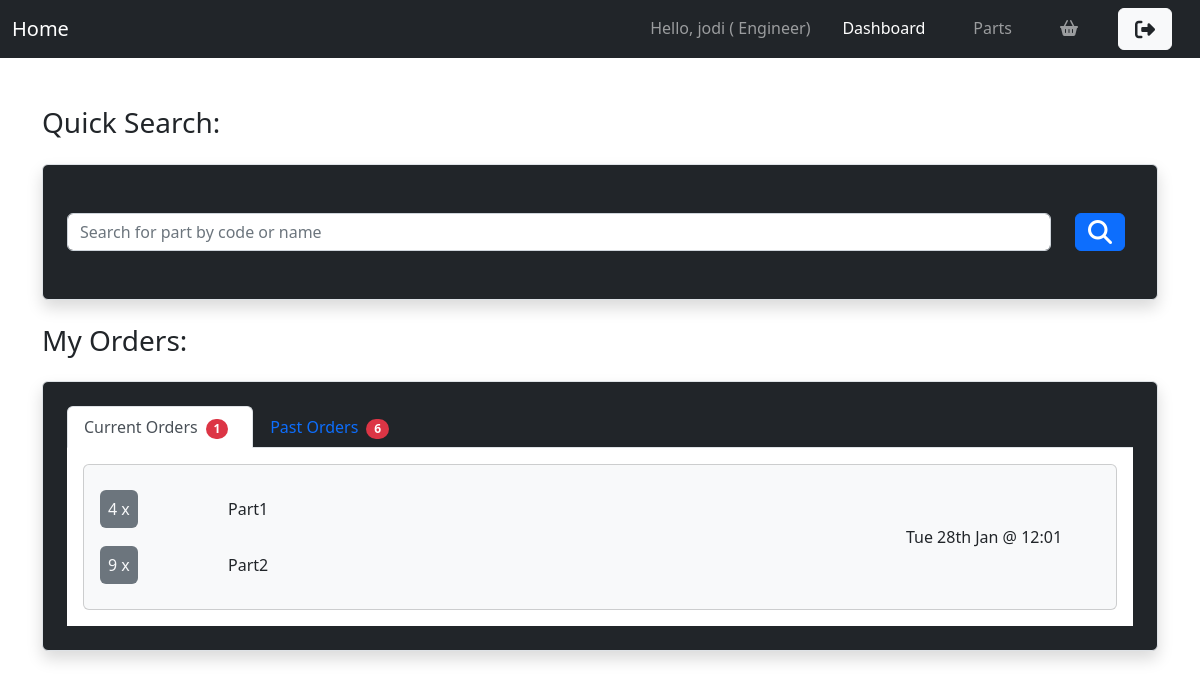
Before: /parts/dashboard/ (signed in) with the older database file.
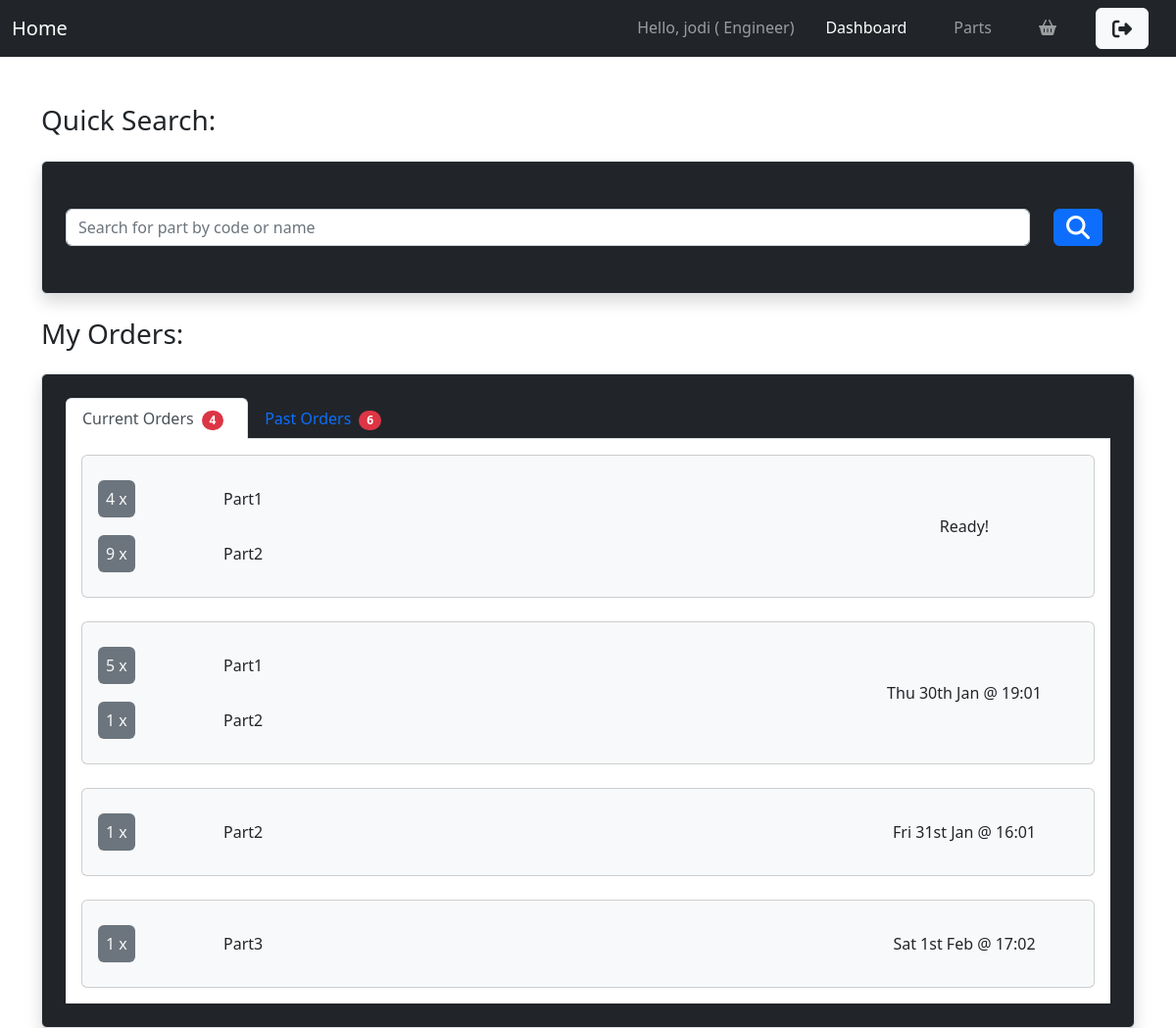
After: the same page with the newer database file.
### users/models.py (models this page shows, shortened)
class Profile(models.Model):
    USER_GROUPS = [
        ('engineer', 'Engineer'),
        ('store_manager', 'Store Manager'),
    ]
    user = models.OneToOneField(User, on_delete=models.CASCADE)
    user_group = models.CharField(max_length=100, choices=USER_GROUPS, default='engineer') #default to engineer

### orders/models.py (models this page shows)
class OrderItem(models.Model):
    order = models.ForeignKey(Order, on_delete=models.CASCADE, related_name='items')
    part = models.ForeignKey(Part, on_delete=models.CASCADE)
    quantity = models.PositiveIntegerField(default=1)

class Order(models.Model):
    STATUS_CHOICES = [
        ('in_progress', 'In Progress'),
        ('ready', 'Ready for Collection'),
        ('collected', 'Collected'),
    ]
    user = models.ForeignKey(User, on_delete=models.CASCADE, related_name='order')
    created_at = models.DateTimeField(auto_now_add=True)
    collection_datetime = models.DateTimeField()
    status = models.CharField(max_length=50, choices=STATUS_CHOICES, default='in_progress')

### parts/models.py (models this page shows, shortened)
class Part(models.Model):
    code = models.CharField(max_length=50, unique=True)
    name = models.CharField(max_length=100)
    num_in_stock = models.PositiveIntegerField(default=0)
    low_stock_warning = models.PositiveIntegerField(default=0)
    location = models.CharField(max_length=10, help_text="Format: AB-A-5")

### parts/views.py (the view)
# urls.py: path('', BasketDetailView.as_view(), name='basket-home')
@login_required
def home(request):
    if request.user.profile.user_group == 'store_manager':
        messages.warning(request, "You do not have permission to access the Engineers Dashboard")
        return redirect('login-success')
    search_value = request.GET.get('searchVal')
    if search_value:
        return redirect(f"{reverse('parts-list')}?searchVal={search_value}")
    past_orders = []
    current_orders = []
    orders = Order.objects.filter(user = request.user)
    for order in orders:
        if order.status == 'collected':
            past_orders.append(order)
        else:
            current_orders.append(order)
    context = {
        'title': 'Home',
        'past_orders': past_orders,
        'current_orders': current_orders,
        'past_orders_count': len(past_orders), # Count number of past orders
        'current_orders_count': len(current_orders) # Count number of current orders
    }
    return render(request, 'parts/home.html', context)

### parts/templates/parts/home.html (shortened to what this page needs)
{% extends "parts/base.html" %}
{% block content %}
    <h3 class="my-4">Quick Search:</h3>
    <div class="px-4 py-5 w-100 bg-dark text-light border rounded shadow">
        <form method="get">
            <div class="form-group d-flex justify-content-between align-items-center">
                <input type="text" name="searchVal" class="form-control me-4 input" placeholder="Search for part by code or name" value="{{ search_value }}">
                <button type="submit" class="btn btn-primary me-2"><i class="fa-solid fa-magnifying-glass fa-xl"></i></button>
            </div>
        </form>
    </div>
    <h3 class="my-4">My Orders:</h3>
    <div class="p-4 w-100 bg-dark text-light border rounded shadow myOrders">
        <ul class="nav nav-tabs" id="projectsTabs" role="tablist">
            <li class="nav-item" role="presentation">
                <button class="nav-link active" id="current-tab" data-bs-toggle="tab" data-bs-target="#current" type="button" role="tab" aria-controls="current" aria-selected="true">Current Orders<span class="badge rounded-pill bg-danger mx-2">{{ current_orders_count }}</span></button>
            </li>
            <li class="nav-item" role="presentation">
                <button class="nav-link" id="past-tab" data-bs-toggle="tab" data-bs-target="#past" type="button" role="tab" aria-controls="past" aria-selected="false">Past Orders<span class="badge rounded-pill bg-danger mx-2">{{ past_orders_count }}</span></button>
            </li>
        </ul>
        <div class="tab-content p-3 bg-white text-dark" id="myHomeTabContent">
            <div class="tab-pane fade show active" id="current" role="tabpanel" aria-labelledby="current-tab">
                <div class="row row-cols-1 g-4">
                    {% if current_orders %}
                        {% for order in current_orders %}
                            <div class="col">
                                <div class="card h-100 text-dark bg-light">
                                    <div class="card-body">
                                        <div class="row">
                                            <div class="col-9">
                                                {% if order.items.all %}
                                                    {% for item in order.items.all %}
                                                        <div class="row py-3">
                                                            <div class="col-4 col-lg-2">
                                                                <span class="bg-secondary text-light rounded p-2">{{ item.quantity }} x</span>
                                                            </div>
                                                            <div class="col-8 col-lg-10">
                                                                <span>{{ item.part.name }}</span>
                                                            </div>
                                                        </div>
                                                    {% endfor %}
                                                {% else %}
                                                    <p>No items in this order.</p>
                                                {% endif %}
                                            </div>
                                            <div class="col-3 d-flex align-items-center justify-content-center">
                                                <span>
                                                    {% if order.status == 'in_progress' %}
                                                        {{ order.collection_datetime|date:"D jS M @ H:m" }}
                                                    {% elif order.status == 'ready' %}
                                                        Ready!
                                                    {% endif %}
                                                </span>
                                            </div>
                                        </div>
                                    </div>
                                </div>
                            </div>
                        {% endfor %}
                    {% else %}
                        <p>You have no current orders..</p>
                    {% endif %}
                </div>
            </div>
        </div>
    </div>
{% endblock content %}

### parts/templates/parts/base.html (shortened to what this page needs)
<!DOCTYPE html>
<html lang="en">
<head>
    <link href="https://cdn.jsdelivr.net/npm/bootstrap@5.2.3/dist/css/bootstrap.min.css" rel="stylesheet">
    {% load static %}
    <link rel="stylesheet" href="{% static 'css/style.css' %}">
</head>
<body>
    <nav class="navbar navbar-expand-lg navbar-dark bg-dark mb-5" id="menu">
        <div class="container-fluid">
            <a class="navbar-brand" href="{% url 'login-success' %}">Home</a>
            <div class="collapse navbar-collapse justify-content-end" id="navbarNavDropdown">
                <ul class="navbar-nav text-center">
                    {% if user.is_authenticated %}
                        <span class="navbar-text mx-2">Hello, {{ user.username }} ( {{ user.profile.get_user_group_display  }})</span>
                        {% if user.profile.user_group == 'engineer' %}
                            <li class="nav-item mx-3">
                                <a class="nav-link {% if request.resolver_match.url_name == 'parts-home' %}active{% endif %}" href="{% url 'parts-home' %}">Dashboard</a>
                            </li>
                        {% endif %}
                        <li class="nav-item mx-3">
                            <a class="nav-link {% if request.resolver_match.url_name == 'parts-list' %}active{% endif %}" href="{% url 'parts-list' %}">Parts</a>
                        </li>
                        {% if user.profile.user_group == 'engineer' %}
                            <li class="nav-item mx-3">
                                <a class="nav-link {% if request.resolver_match.url_name == 'basket-home' %}active{% endif %}" href="{% url 'basket-home' %}"><i class="fa-solid fa-basket-shopping"></i></a>
                            </li>
                        {% endif %}
                        <form method="POST" action="{% url 'logout' %}" class="form-inline nav-item d-flex align-items-center">
                            <button type="submit" class="btn btn-logout nav-link btn-light text-dark mx-3 px-3">
                                <i class="fa-solid fa-right-from-bracket fa-lg"></i>
                            </button>
                        </form>
                    {% endif %}
                </ul>
            </div>
        </div>
    </nav>
    <div class="container">
        {% block content %}{% endblock %}
    </div>
</body>
</html>

### static/css/style.css (style rules this page uses)
body { font-size: 1em; }
.btn { font-size: 0.9em; }
.input, .myOrders, .parts, .basket { font-size: 0.8em; }
@media (min-width: 600px) { .input, .myOrders, .parts, .basket { font-size: 1em; } }
@media (min-width: 600px) { .btn { font-size: 1em; } }

Changed rows visible on the page:
changed Order (number 1 of 4 on the later page): collection_datetime "Tue 28th Jan @ 12:01" → (not shown); now shows "Ready!"
added Order: collection_datetime "Thu 30th Jan @ 19:01"
added OrderItem: quantity "5", part.name "Part1", shown under "Thu 30th Jan @ 19:01"
added OrderItem: quantity "1", part.name "Part2", shown under "Thu 30th Jan @ 19:01"
added Order: collection_datetime "Fri 31st Jan @ 16:01"
added OrderItem: quantity "1", part.name "Part2", shown under "Fri 31st Jan @ 16:01"
added Order: collection_datetime "Sat 1st Feb @ 17:02"
added OrderItem: quantity "1", part.name "Part3", shown under "Sat 1st Feb @ 17:02"
Other visible differences:
{{ current_orders_count }}: "1" → "4"
